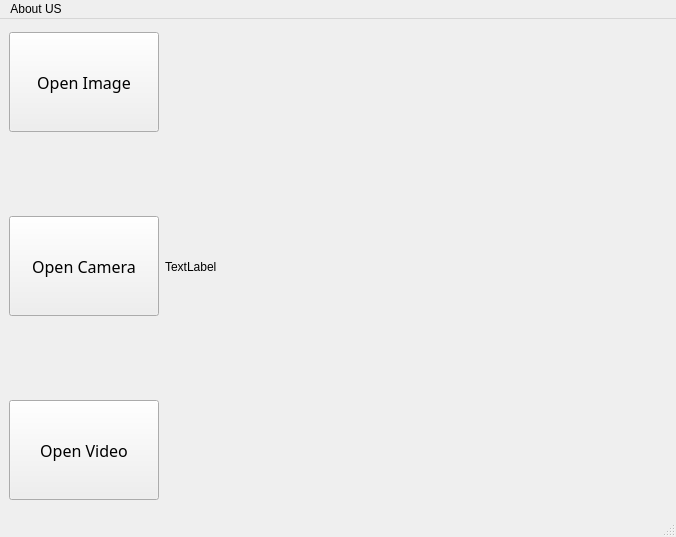
<?xml version="1.0" encoding="UTF-8"?>
<ui version="4.0">
 <class>MainWindow</class>
 <widget class="QMainWindow" name="MainWindow">
  <property name="geometry">
   <rect>
    <x>0</x>
    <y>0</y>
    <width>676</width>
    <height>537</height>
   </rect>
  </property>
  <property name="windowTitle">
   <string>Objects Detection using YOLOV5 and PyQT5</string>
  </property>
  <widget class="QWidget" name="centralwidget">
   <layout class="QHBoxLayout" name="horizontalLayout_2">
    <item>
     <layout class="QHBoxLayout" name="horizontalLayout" stretch="0,3">
      <property name="sizeConstraint">
       <enum>QLayout::SetDefaultConstraint</enum>
      </property>
      <item>
       <layout class="QVBoxLayout" name="verticalLayout" stretch="0,0,1">
        <property name="spacing">
         <number>80</number>
        </property>
        <property name="sizeConstraint">
         <enum>QLayout::SetDefaultConstraint</enum>
        </property>
        <property name="rightMargin">
         <number>0</number>
        </property>
        <item>
         <widget class="QPushButton" name="pushButton_Image">
          <property name="sizePolicy">
           <sizepolicy hsizetype="Minimum" vsizetype="MinimumExpanding">
            <horstretch>0</horstretch>
            <verstretch>0</verstretch>
           </sizepolicy>
          </property>
          <property name="minimumSize">
           <size>
            <width>150</width>
            <height>100</height>
           </size>
          </property>
          <property name="maximumSize">
           <size>
            <width>150</width>
            <height>100</height>
           </size>
          </property>
          <property name="font">
           <font>
            <family>Agency FB</family>
            <pointsize>12</pointsize>
           </font>
          </property>
          <property name="text">
           <string>Open Image</string>
          </property>
         </widget>
        </item>
        <item>
         <widget class="QPushButton" name="pushButton_Camera">
          <property name="sizePolicy">
           <sizepolicy hsizetype="Minimum" vsizetype="Expanding">
            <horstretch>0</horstretch>
            <verstretch>0</verstretch>
           </sizepolicy>
          </property>
          <property name="minimumSize">
           <size>
            <width>150</width>
            <height>100</height>
           </size>
          </property>
          <property name="maximumSize">
           <size>
            <width>150</width>
            <height>100</height>
           </size>
          </property>
          <property name="font">
           <font>
            <family>Agency FB</family>
            <pointsize>12</pointsize>
           </font>
          </property>
          <property name="text">
           <string>Open Camera</string>
          </property>
         </widget>
        </item>
        <item>
         <widget class="QPushButton" name="pushButton_Video">
          <property name="sizePolicy">
           <sizepolicy hsizetype="Minimum" vsizetype="Expanding">
            <horstretch>0</horstretch>
            <verstretch>0</verstretch>
           </sizepolicy>
          </property>
          <property name="minimumSize">
           <size>
            <width>150</width>
            <height>100</height>
           </size>
          </property>
          <property name="maximumSize">
           <size>
            <width>150</width>
            <height>100</height>
           </size>
          </property>
          <property name="font">
           <font>
            <family>Agency FB</family>
            <pointsize>12</pointsize>
           </font>
          </property>
          <property name="text">
           <string>Open Video</string>
          </property>
         </widget>
        </item>
       </layout>
      </item>
      <item>
       <widget class="QLabel" name="label">
        <property name="text">
         <string>TextLabel</string>
        </property>
       </widget>
      </item>
     </layout>
    </item>
   </layout>
  </widget>
  <widget class="QMenuBar" name="menubar">
   <property name="geometry">
    <rect>
     <x>0</x>
     <y>0</y>
     <width>676</width>
     <height>26</height>
    </rect>
   </property>
   <widget class="QMenu" name="menuAbout_US">
    <property name="title">
     <string>About US</string>
    </property>
    <addaction name="actionAbout_QT"/>
    <addaction name="actionAuthor"/>
    <addaction name="actionExit"/>
   </widget>
   <addaction name="menuAbout_US"/>
  </widget>
  <widget class="QStatusBar" name="statusbar"/>
  <action name="actionAbout_QT">
   <property name="text">
    <string>About QT</string>
   </property>
  </action>
  <action name="actionAuthor">
   <property name="text">
    <string>Author</string>
   </property>
  </action>
  <action name="actionExit">
   <property name="text">
    <string>Exit</string>
   </property>
  </action>
 </widget>
 <resources/>
 <connections/>
</ui>
